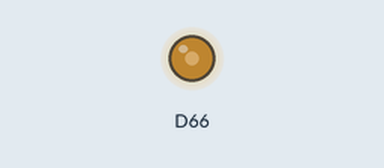
Simulated run of this sketch. Board: Arduino Due. On the bench: output pins drawn as LEDs (lit = HIGH).

Above: at 0.1 s.
Timing chart, 0 to 1.6 s (numbered marks = the images above):
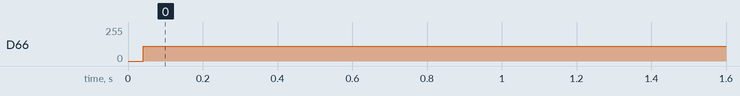

Measured:
- by itself, D66: 0/255 → 112/255 at 0.04 s

The sketch:

sketch_04_04_lookup.ino
```cpp
// sketch_04_04_lookup

byte sin64[] = {127, 139, 151, 163, 175, 186, 197, 207, 216, 225, 232, 239, 244, 248, 251, 253, 254, 253, 251, 248,
244, 239, 232, 225, 216, 207, 197, 186, 175, 163, 151, 139, 126, 114, 102, 90, 78, 67, 56, 46, 37, 28, 21, 14,
9, 5, 2, 0, 0, 0, 2, 5, 9, 14, 21, 28, 37, 46, 56, 67, 78, 90, 102, 114, 126};

void setup()
{

}

void loop()
{
  for (byte i = 0; i < 64; i++)
  {
    analogWrite(DAC0, sin64[i]);
  }
}
```
